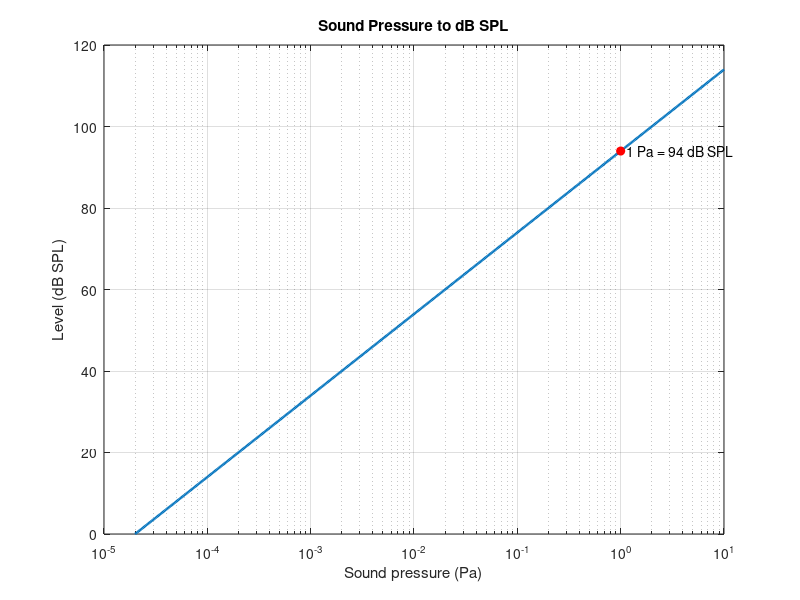
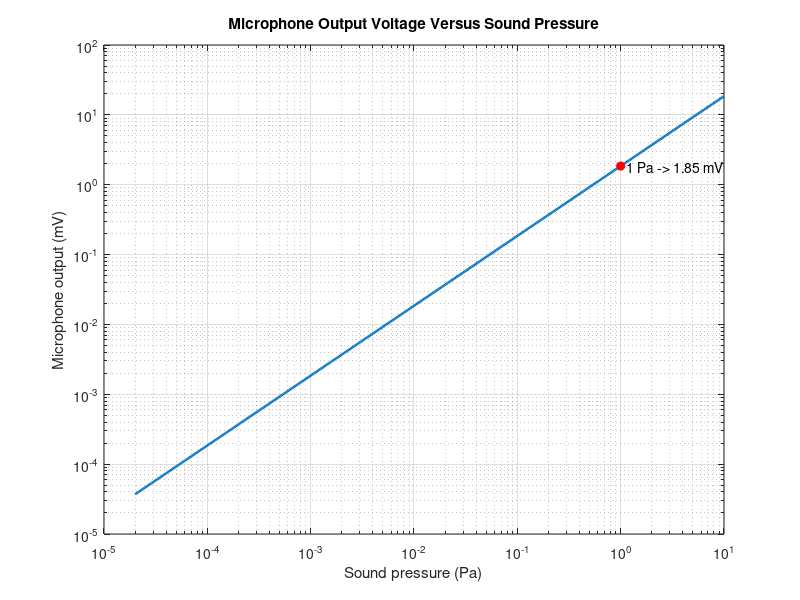
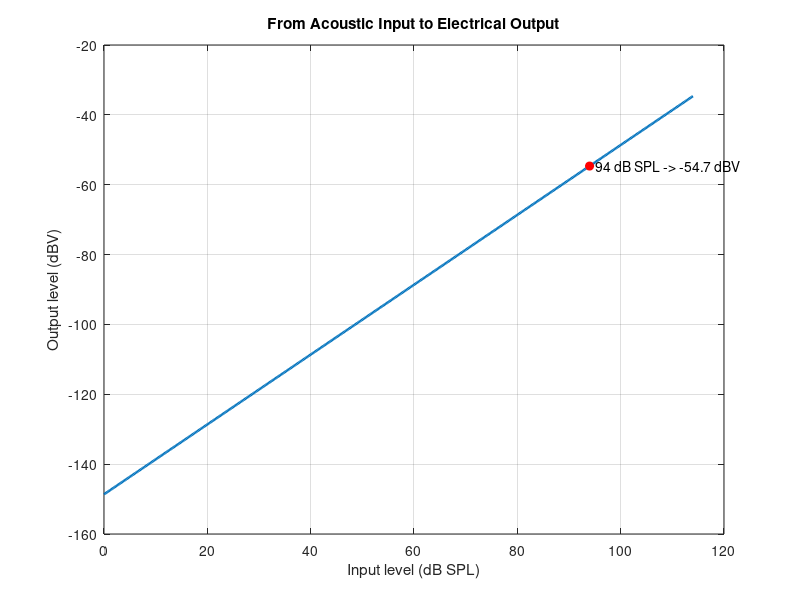
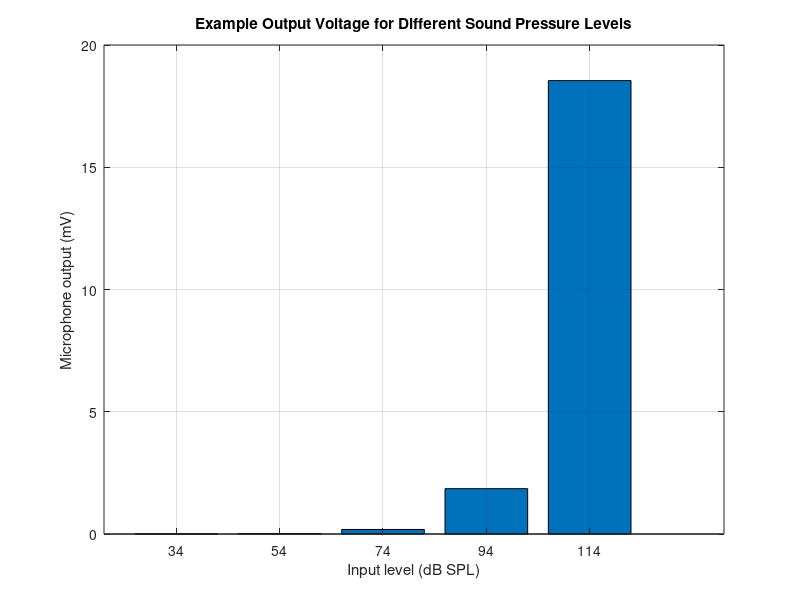

These figures' MATLAB source, in order:
%% microphone_sensitivity_db_demo.m
% Teaching demo:
% Convert between sound pressure (Pa), sound pressure level (dB SPL),
% microphone output voltage (mV), and output level (dBV).
%
% Assumption:
% Microphone sensitivity = 1.85 mV at 1 Pa
% which is approximately -54.5 dBV/Pa.

clear; close all; clc;

%% References and microphone sensitivity
p_ref = 20e-6;           % 20 uPa reference for dB SPL
v_ref = 1;               % 1 V reference for dBV
mic_sens_v_per_pa = 1.85e-3;  % 1.85 mV per Pa

%% Pressure range for teaching examples
p = logspace(log10(20e-6), log10(10), 500);   % 20 uPa to 10 Pa
dBSPL = 20*log10(p / p_ref);
v_out = mic_sens_v_per_pa * p;                % assume linear microphone
dBV_out = 20*log10(v_out / v_ref);

%% Key reference point
p_key = 1;                                    % 1 Pa
dBSPL_key = 20*log10(p_key / p_ref);
v_key = mic_sens_v_per_pa * p_key;
dBV_key = 20*log10(v_key / v_ref);

fprintf('Microphone sensitivity demo\n\n');
fprintf('Reference pressure p0 = %.0f uPa\n', p_ref*1e6);
fprintf('Microphone sensitivity = %.2f mV/Pa\n\n', mic_sens_v_per_pa*1e3);

fprintf('Key reference point:\n');
fprintf('Pressure = %.2f Pa\n', p_key);
fprintf('Sound pressure level = %.2f dB SPL\n', dBSPL_key);
fprintf('Output voltage = %.2f mV\n', v_key*1e3);
fprintf('Output level = %.2f dBV\n\n', dBV_key);

%% Example classroom points
spl_examples = [34 54 74 94 114];
p_examples = p_ref * 10.^(spl_examples/20);
v_examples = mic_sens_v_per_pa * p_examples;
dBV_examples = 20*log10(v_examples / v_ref);

fprintf('Example values:\n');
fprintf(' dB SPL      Pa         Output (mV)      dBV\n');
for k = 1:numel(spl_examples)
    fprintf('%7.1f   %8.5f      %8.4f      %7.2f\n', ...
        spl_examples(k), p_examples(k), v_examples(k)*1e3, dBV_examples(k));
end
fprintf('\n');

%% Plot 1: Pressure to dB SPL
figure('Name','Pressure and dB SPL');
semilogx(p, dBSPL, 'LineWidth', 1.8); hold on;
plot(p_key, dBSPL_key, 'ro', 'MarkerFaceColor', 'r');
grid on;
xlabel('Sound pressure (Pa)');
ylabel('Level (dB SPL)');
title('Sound Pressure to dB SPL');
text(p_key, dBSPL_key, '  1 Pa = 94 dB SPL');

%% Plot 2: Pressure to microphone output voltage
figure('Name','Pressure and Microphone Output');
loglog(p, v_out*1e3, 'LineWidth', 1.8); hold on;
plot(p_key, v_key*1e3, 'ro', 'MarkerFaceColor', 'r');
grid on;
xlabel('Sound pressure (Pa)');
ylabel('Microphone output (mV)');
title('Microphone Output Voltage Versus Sound Pressure');
text(p_key, v_key*1e3, '  1 Pa -> 1.85 mV');

%% Plot 3: dB SPL to dBV
figure('Name','dB SPL and dBV');
plot(dBSPL, dBV_out, 'LineWidth', 1.8); hold on;
plot(dBSPL_key, dBV_key, 'ro', 'MarkerFaceColor', 'r');
grid on;
xlabel('Input level (dB SPL)');
ylabel('Output level (dBV)');
title('From Acoustic Input to Electrical Output');
text(dBSPL_key, dBV_key, '  94 dB SPL -> -54.7 dBV');

%% Plot 4: Example bar chart for revision
figure('Name','Example SPL Values and Output Voltage');
bar(spl_examples, v_examples*1e3);
grid on;
xlabel('Input level (dB SPL)');
ylabel('Microphone output (mV)');
title('Example Output Voltage for Different Sound Pressure Levels');

%% Teaching summary
fprintf('Teaching summary:\n');
fprintf('1) dB SPL describes acoustic input relative to 20 uPa.\n');
fprintf('2) dBV describes electrical output relative to 1 V.\n');
fprintf('3) 1 Pa corresponds to about 94 dB SPL.\n');
fprintf('4) With 1.85 mV/Pa sensitivity, 1 Pa produces 1.85 mV output.\n');
fprintf('5) 1.85 mV corresponds to about -54.7 dBV.\n');
fprintf('6) The microphone therefore maps acoustic pressure to output voltage.\n');
